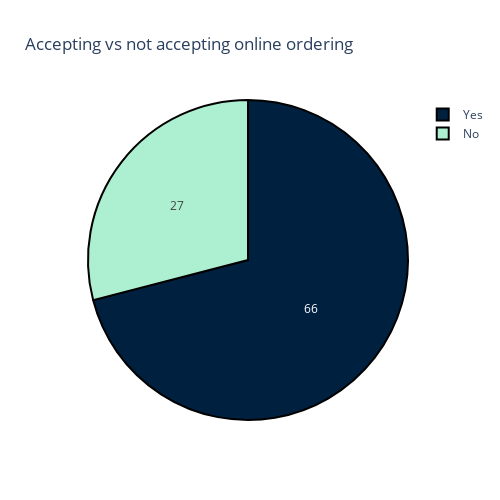

The notebook cell this image was saved under:
### Code cell
#Customers prefer restaurants that have online ordering facility over those that don't

infered_on = 0 
for i in infered_results:
    if i[1][3] == 'Yes':
        infered_on = infered_on + 1
labels = ['Yes','No']
values = [infered_on, len(infered_results)-infered_on]
colors = ['#00203FFF', '#ADEFD1FF']

trace=go.Pie(labels=labels,values=values,textinfo="value",
            marker=dict(colors=colors, 
                           line=dict(color='#000000', width=2)))
layout=go.Layout(title="Accepting vs not accepting online ordering",width=500,height=500)
fig=go.Figure(data=[trace],layout=layout)
py.iplot(fig, filename='pie_chart_subplots')

### Figure 1 — Plotly figure (JSON) as saved in the notebook; plotly's stock layout.template omitted (floating-point values rounded to 4 significant figures)
{"data": [{"labels": ["Yes", "No"], "marker": {"colors": ["#00203FFF", "#ADEFD1FF"], "line": {"color": "#000000", "width": 2}}, "textinfo": "value", "type": "pie", "values": [66, 27]}], "layout": {"height": 500, "title": {"text": "Accepting vs not accepting online ordering"}, "width": 500}}
